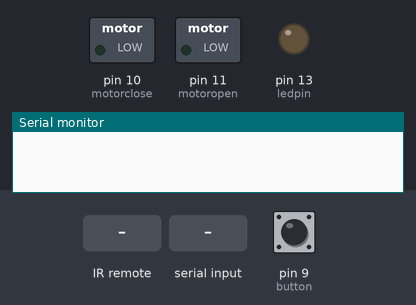
Simulated run of this sketch. Board: Arduino Uno, built with avr-gcc and run on an emulated ATmega328P. Shown: switched loads named in the sketch (green lamp = pin HIGH), output pins drawn as LEDs (lit = HIGH), the last lines printed to the serial monitor. Dashed ring = blinking. The test bench sets the inputs (shaded band); at power-on: pin 9 (button) LOW.

Above: at 0.8 s.
0.9 s: pin 9 (button) pulled HIGH for 1 s
At 1.35 s:
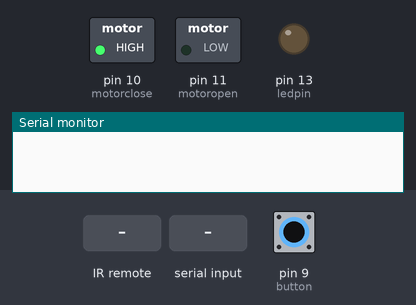
3.9 s: infrared code 0x14EBE01F received
At 4.08 s:
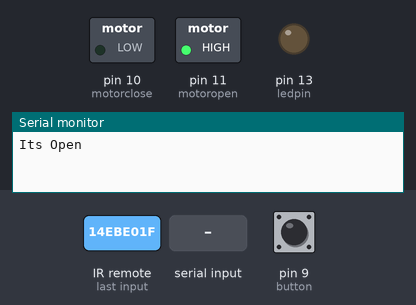
5.5 s: "q" received over Serial
At 5.7 s:
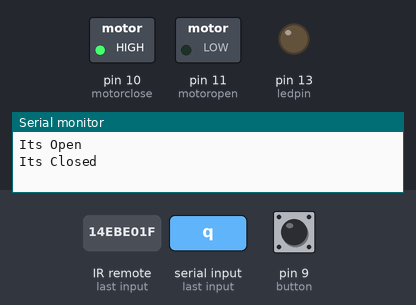
7.1 s: pin 9 (button) pulled HIGH for 3.2 s
At 7.33 s:
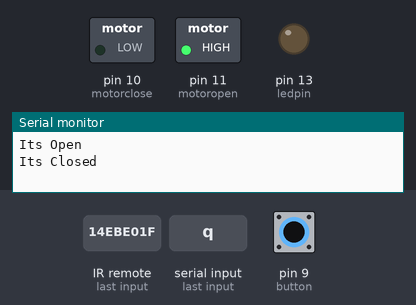
Timing chart, 0 to 11.8 s (numbered marks = the images above; inputs shaded):
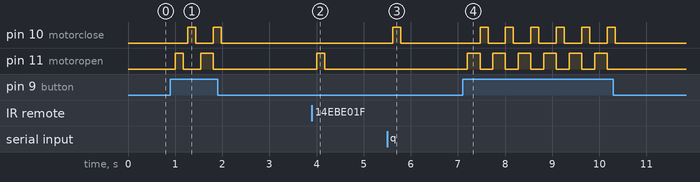

Measured:
- after the input at 0.9 s, pin 10 (motorclose): alternates HIGH for 0.17 s and LOW for 0.37 s, 4 changes in all, then stays LOW, starting after 0.37 s; pin 11 (motoropen): LOW → HIGH after 0.10 s, → LOW 0.17 s later, → HIGH 0.37 s later, → LOW 0.27 s later
- after the input at 3.9 s, pin 11 (motoropen): LOW → HIGH after 0.10 s, → LOW 0.17 s later
- after the input at 5.5 s, pin 10 (motorclose): LOW → HIGH after 0.12 s, → LOW 0.17 s later
- after the input at 7.1 s, pin 10 (motorclose): alternates HIGH for 0.17 s and LOW for 0.37 s, 12 changes in all, then stays LOW, starting after 0.37 s; pin 11 (motoropen): alternates HIGH for 0.27 s and LOW for 0.27 s, 12 changes in all, then stays LOW, starting after 0.10 s

The sketch:

lock_all.ino
```cpp
#include <IRremote.h>
int motoropen=11;
int motorclose=10;
int button=9;
boolean state=HIGH;
char bstate=0;
int ledpin=13;


int IR_Recv = 8;   //IR Receiver Pin 3

IRrecv irrecv(IR_Recv);
decode_results results;
void setup() {
  // put your setup code here, to run once:
pinMode(motoropen,OUTPUT);
pinMode(motorclose,OUTPUT);
pinMode(button,INPUT);
pinMode(ledpin,OUTPUT);
Serial.begin(9600);
int l=9;
while(l>5)
{
  if(digitalRead(button)==HIGH)
  {delay(100);
digitalWrite(motoropen,HIGH);
digitalWrite(motorclose,LOW);
delay(170);
break;
Serial.println(9);


  }
}
irrecv.enableIRIn(); // Starts the receiver
  pinMode(ledpin,OUTPUT);
}
void loop() {
  // put your main code here, to run repeatedly:
digitalWrite(motoropen,LOW);
digitalWrite(motorclose,LOW);
digitalWrite(ledpin,LOW);


if(digitalRead(button)==HIGH  &&  state==LOW)
{//Serial.println(digitalRead(button));
  delay(100);
  digitalWrite(motoropen,HIGH);
digitalWrite(motorclose,LOW);
delay(170);
state=HIGH;
}
if(digitalRead(button)==HIGH  &&  state==HIGH)
{//Serial.println(digitalRead(button));
  delay(100);
  digitalWrite(motoropen,LOW);
digitalWrite(motorclose,HIGH);
delay(170);
state=LOW;}


if(Serial.available()>0)
{ bstate=Serial.read();
{if(state==1)
{Serial.println("Its Closed");}
if(state==0)
{Serial.println("Its Open");}
}

delay(20);
}


if(bstate=='q'  &&  state==LOW)
{delay(100);
  digitalWrite(motoropen,HIGH);
digitalWrite(motorclose,LOW);

delay(170);
state=HIGH;
bstate=0;

}


if(bstate=='q'  &&  state==HIGH)
{delay(100);
  digitalWrite(motoropen,LOW);
digitalWrite(motorclose,HIGH);
delay(170);
state=LOW;
bstate=0;}


if (irrecv.decode(&results)){
     long int decCode = results.value;
    //Serial.println(decCode);
     {if(state==1)
{Serial.println("Its Closed");}
if(state==0)
{Serial.println("Its Open");}
}


    if((decCode==351002655    )  &&  state==LOW)                  // 284154150
{delay(100);
  digitalWrite(motoropen,HIGH);
digitalWrite(motorclose,LOW);

delay(170);
state=HIGH;
decCode=0;
}


if(decCode==351002655   &&  state==HIGH)
{delay(100);
  digitalWrite(motoropen,LOW);
digitalWrite(motorclose,HIGH);
delay(170);
state=LOW;
decCode=0;}


 if((decCode==284154150    )  &&  state==LOW)                  // 284154150
{delay(100);
  digitalWrite(motoropen,HIGH);
digitalWrite(motorclose,LOW);

delay(170);
state=HIGH;
decCode=0;
}


if(decCode==284154150    &&  state==HIGH)
{delay(100);
  digitalWrite(motoropen,LOW);
digitalWrite(motorclose,HIGH);
delay(170);
state=LOW;
decCode=0;}

irrecv.resume();
}
}
```
